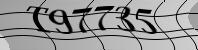
//> input picture 1.jpeg, 198 x 50 px
$ ./unwarp 1.jpeg   (built with g++ and OpenCV 4)
//> lines starting //> are read from the running program, lines starting //| are printed output that depends on the picture; after the words box and inside, x2 and y2 are one past the last pixel; in counts of white or black regions, pixels touching at a corner belong together
#include "opencv2/highgui/highgui.hpp"
#include "opencv2/imgproc/imgproc.hpp"
#include "opencv2/core/core.hpp"
#include <iostream>

#define IMG "1.jpeg"
const int maxShift = 5;
const int maxShift2 = 1;
const int horWidth = 2;
const int verWidth = 2;
const int areaThresMin = 30;
const int areaThresMax = 5000;

using namespace std;
using namespace cv;

Mat shiftRow(Mat img, int y, int shift)
{
	if(shift > 0)
	{
		for(int i = 0; i < shift; ++i)
		{
			for(int x = 0; x < img.cols; ++x)
			{
				if(x + 1 < img.cols)
					img.at<uchar>(y,x) = img.at<uchar>(y,x+1);
				else
					img.at<uchar>(y,x) = 255;
			}
		}
	}
	else if(shift < 0)
	{
		for(int i = 0; i < -shift; ++i)
		{
			for(int x = img.cols-1; x >= 0; --x)
			{
				if(x - 1 >= 0)
					img.at<uchar>(y,x) = img.at<uchar>(y,x-1);
				else
					img.at<uchar>(y,x) = 255;
			}
		}
	}
	return img;
}

Mat shiftCol(Mat img, int x, int shift)
{
	if(shift > 0)
	{
		for(int i = 0; i < shift; ++i)
		{
			for(int y = 0; y < img.rows; ++y)
			{
				if(y + 1 < img.rows)
					img.at<uchar>(y,x) = img.at<uchar>(y+1,x);
				else
					img.at<uchar>(y,x) = 255;
			}
		}
	}
	else if(shift < 0)
	{
		for(int i = 0; i < -shift; ++i)
		{
			for(int y = img.rows-1; y >= 0; --y)
			{
				if(y - 1 >= 0)
					img.at<uchar>(y,x) = img.at<uchar>(y-1,x);
				else
					img.at<uchar>(y,x) = 255;
			}
		}
	}
	return img;
}


Mat warpX(Mat img, Mat imgUW)
{
	int topX;
	for(int x = img.cols-1; x >= 0; --x)
	{
		if(img.at<uchar>(0,x) <= 128)
		{
			topX = x;
			break;
		}
		else if(x == 0)
			return img;
	}
	int currentX = topX;
	for(int y = 0; y < img.rows; ++y)
	{
		for(int i = 0; i < maxShift; ++i)
		{
			if(currentX - i >= 0)
				if(img.at<uchar>(y,currentX - i) <= 128)
				{
					currentX = currentX - i;
					break;
				}
			else if(currentX + i < img.cols)
				if(img.at<uchar>(y,currentX + i) <= 128)
				{
					currentX = currentX + i;
					break;
				}
		}
		img = shiftRow(imgUW, y, currentX - topX);
	}
	return imgUW;
}

Mat warpY(Mat img, Mat imgUW)
{
	int topY;
	for(int y = 0; y < img.rows; ++y)
	{
		if(img.at<uchar>(y,img.cols - 1) <= 128)
		{
			topY = y;
			break;
		}
		else if(y == img.rows - 1)
			return img;
	}
	int currentY = topY;
	for(int x = img.cols - 1; x >= 0; --x)
	{
		for(int i = 0; i < maxShift; ++i)
		{
			if(currentY - i >= 0)
				if(img.at<uchar>(currentY - i,x) <= 128)
				{
					currentY = currentY - i;
					break;
				}
			if(currentY + i < img.rows)
				if(img.at<uchar>(currentY + i,x) <= 128)
				{
					currentY = currentY + i;
					break;
				}
		}
		img = shiftCol(imgUW, x, currentY - topY);
	}
	return imgUW;
}

Mat removeHorizontalLines(Mat img, int startX)
{
	for(int y = 3; y < img.rows - 3; ++y)
	{
		if(img.at<uchar>(y,startX) <= 128)
		{
			int currentY = y;
			for(int x = img.cols - 1; x >= 0; --x)
			{
				int prevY = currentY;
				for(int i = 0; i < maxShift2; ++i)
				{
					if(currentY - i >= 0)
						if(img.at<uchar>(currentY - i,x) <= 128)
						{
							currentY = currentY - i;
							break;
						}
					if(currentY + i < img.rows)
						if(img.at<uchar>(currentY + i,x) <= 128)
						{
							currentY = currentY + i;
							break;
						}
				}
				if(img.at<uchar>(prevY+horWidth,x) > 128 && img.at<uchar>(prevY-horWidth,x) > 128)
					for(int j = prevY-horWidth; j <= prevY+horWidth; ++j)
						img.at<uchar>(j,x) = 255;
			}
		}
		//imshow("lud",img);
		//waitKey(0);
	}
	return img;
}

Mat removeVerticalLines(Mat img, int startY)
{
	for(int x = 3; x < img.cols - 3; ++x)
	{
		if(img.at<uchar>(startY,x) <= 128)
		{
			int currentX = x;
			for(int y = 0; y < img.rows; ++y)
			{
				int prevX = currentX;
				for(int i = 0; i < maxShift2; ++i)
				{
					if(currentX - i >= 0)
						if(img.at<uchar>(y,currentX - i) <= 128)
						{
							currentX = currentX - i;
							break;
						}
					if(currentX + i < img.cols)
						if(img.at<uchar>(y,currentX + i) <= 128)
						{
							currentX = currentX + i;
							break;
						}
				}
				if(img.at<uchar>(y,prevX+verWidth) > 128 && img.at<uchar>(y,prevX-verWidth) > 128)
					for(int j = prevX-horWidth; j <= prevX+horWidth; ++j)
						img.at<uchar>(y,j) = 255;
			}
		}
	}
	return img;
}


int main(int argc, char *argv[])
{
	Mat img = imread(IMG, 0);
//> img is the input picture: 50 rows x 198 cols, CV_8UC1; min 0, max 236, mean 152.7
	Mat imgUW = imread(IMG,0);
	if(argc == 2)
	{
		img = imread(argv[1], 0);
		imgUW = imread(argv[1], 0);
	}
	//imshow("Original",img);
	threshold(img, img, 128, 255, THRESH_BINARY);
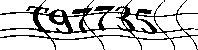
//> img: 50 rows x 198 cols, CV_8UC1; 79.6% white; 3 black regions (2 under 20 px), largest, box (x1, y1, x2, y2) and area: (0, 0, 198, 50) 2016
	imgUW = warpX(img, imgUW);
//> in warpX, `int currentX = topX;`: currentX = 186
//> the loop in warpX, `for(int y = 0; y < img.rows; ++y)` made 50 passes
//> currentX on passes 1 to 12: 186, 185, 184, 183, 182, 181, 181, 180, 179, 178, 178, 177
//> after the loop in warpX, `for(int y = 0; y < img.rows; ++y)`:
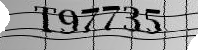
//> img: 50 rows x 198 cols, CV_8UC1; min 0, max 255, mean 155.5
//> after the loop in warpX, `for(int y = 0; y < img.rows; ++y)`: currentX = 197
	imgUW = warpY(imgUW, imgUW);
//> in warpY, `int currentY = topY;`: currentY = 13
//> the loop in warpY, `for(int x = img.cols - 1; x >= 0; --x)` made 198 passes
//> currentY on passes 1 to 3: 13, 13, 13
//> after the loop in warpY, `for(int x = img.cols - 1; x >= 0; --x)`:
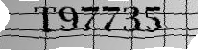
//> img: 50 rows x 198 cols, CV_8UC1; min 0, max 255, mean 157.6
//> after the loop in warpY, `for(int x = img.cols - 1; x >= 0; --x)`: currentY = 14
	//GaussianBlur(imgUW, imgUW, Size(5,5), 0.1);
	threshold(imgUW, imgUW, 128, 255, THRESH_BINARY);
//> imgUW: 50 rows x 198 cols, CV_8UC1; 79.8% white; 1 black region, box (x1, y1, x2, y2) and area: (0, 0, 198, 50) 1999
	// [30 lines of commented-out code are left out]
	imgUW = removeVerticalLines(imgUW, 3);
//> after the loop in removeVerticalLines, `for(int x = 3; x < img.cols - 3; ++x)`:
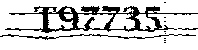
//> img: 50 rows x 198 cols, CV_8UC1; 81.9% white; 11 black regions (8 under 20 px), largest, box (x1, y1, x2, y2) and area: (5, 6, 198, 33) 1488, (0, 34, 196, 40) 259, (178, 28, 198, 30) 26
	imgUW = removeVerticalLines(imgUW, img.rows - 4);
	imgUW = removeHorizontalLines(imgUW, 3);
//> the loop in removeHorizontalLines, `for(int y = 3; y < img.rows - 3; ++y)` made 44 passes
//> currentY on pass 33: 35
//> after the loop in removeHorizontalLines, `for(int y = 3; y < img.rows - 3; ++y)`:
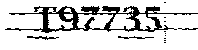
//> img: 50 rows x 198 cols, CV_8UC1; 83.5% white; 13 black regions (9 under 20 px), largest, box (x1, y1, x2, y2) and area: (5, 6, 198, 33) 1488, (27, 36, 59, 40) 58, (118, 36, 154, 39) 49, (178, 28, 198, 30) 26
	imgUW = removeHorizontalLines(imgUW, img.cols - 4);
//> call 2 of removeHorizontalLines, with startX = 194
//> the loop in removeHorizontalLines (call 2), `for(int y = 3; y < img.rows - 3; ++y)` made 44 passes
//> currentY on passes 11, 26: 13, 28
//> after the loop in removeHorizontalLines (call 2), `for(int y = 3; y < img.rows - 3; ++y)`:
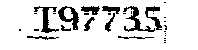
//> img: 50 rows x 198 cols, CV_8UC1; 86.7% white; 30 black regions (19 under 20 px), largest, box (x1, y1, x2, y2) and area: (123, 6, 155, 32) 229, (58, 6, 79, 30) 213, (34, 6, 59, 33) 210

	Mat k = getStructuringElement(MORPH_RECT, Size(1,2));
	dilate(imgUW, imgUW, k, Point(-1,-1));
	erode(imgUW, imgUW, k, Point(-1,-1));
//> imgUW: 50 rows x 198 cols, CV_8UC1; 87.8% white; 28 black regions (16 under 20 px)

	imwrite("preresult.jpeg",imgUW);

	vector<Vec4i> hierarchy;
	vector<vector<Point>> contours;
	findContours(imgUW, contours, hierarchy, CV_RETR_TREE, CV_CHAIN_APPROX_NONE);
//> contours = 30 contours, 16 with area under 20; largest, box (x1, y1, x2, y2) and area: (0, 0, 198, 50) 9653, (57, 6, 79, 32) 254, (123, 6, 144, 34) 222, (41, 7, 60, 35) 202, (80, 6, 100, 17) 124

	imgUW = Scalar(255);
	for(int i = 0; i < contours.size(); ++i)
	{
		if(contourArea(contours[i]) >= areaThresMin && contourArea(contours[i]) < areaThresMax)
			drawContours(imgUW, contours, i, Scalar(0),CV_FILLED,CV_AA,hierarchy);
	}
//> this loop made 30 passes
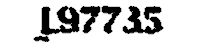
//> imgUW: 50 rows x 198 cols, CV_8UC1; min 0, max 255, mean 207.7

	// [7 lines of commented-out code are left out]
	imwrite("result.jpeg",imgUW);
	waitKey(0);
}

$ run again, with 3.jpeg copied over 1.jpeg
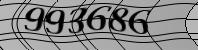
//> input picture 3.jpeg, 198 x 50 px
//> img is the input picture: 50 rows x 198 cols, CV_8UC1; min 0, max 210, mean 134.9
//> in warpX, `int currentX = topX;`: currentX = 159
//> the loop in warpX, `for(int y = 0; y < img.rows; ++y)` made 50 passes
//> currentX on passes 1 to 8: 159, 158, 157, 157, 156, 155, 155, 154
//> after the loop in warpX, `for(int y = 0; y < img.rows; ++y)`: currentX = 161
//> in warpY, `int currentY = topY;`: currentY = 3
//> the loop in warpY, `for(int x = img.cols - 1; x >= 0; --x)` made 198 passes
//> currentY on passes 1 to 3: 3, 3, 3
//> after the loop in warpY, `for(int x = img.cols - 1; x >= 0; --x)`: currentY = 5
//> contours = 30 contours, 20 with area under 20; largest, box (x1, y1, x2, y2) and area: (0, 0, 198, 50) 9644, (120, 5, 162, 33) 582, (45, 6, 70, 31) 272, (80, 7, 98, 34) 206, (96, 6, 110, 32) 156
//> the loop `for(int i = 0; i < contours.size(); ++i)` made 30 passes
//> after the loop `for(int i = 0; i < contours.size(); ++i)`:
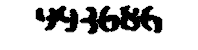
//> imgUW: 50 rows x 198 cols, CV_8UC1; min 0, max 255, mean 204.3
